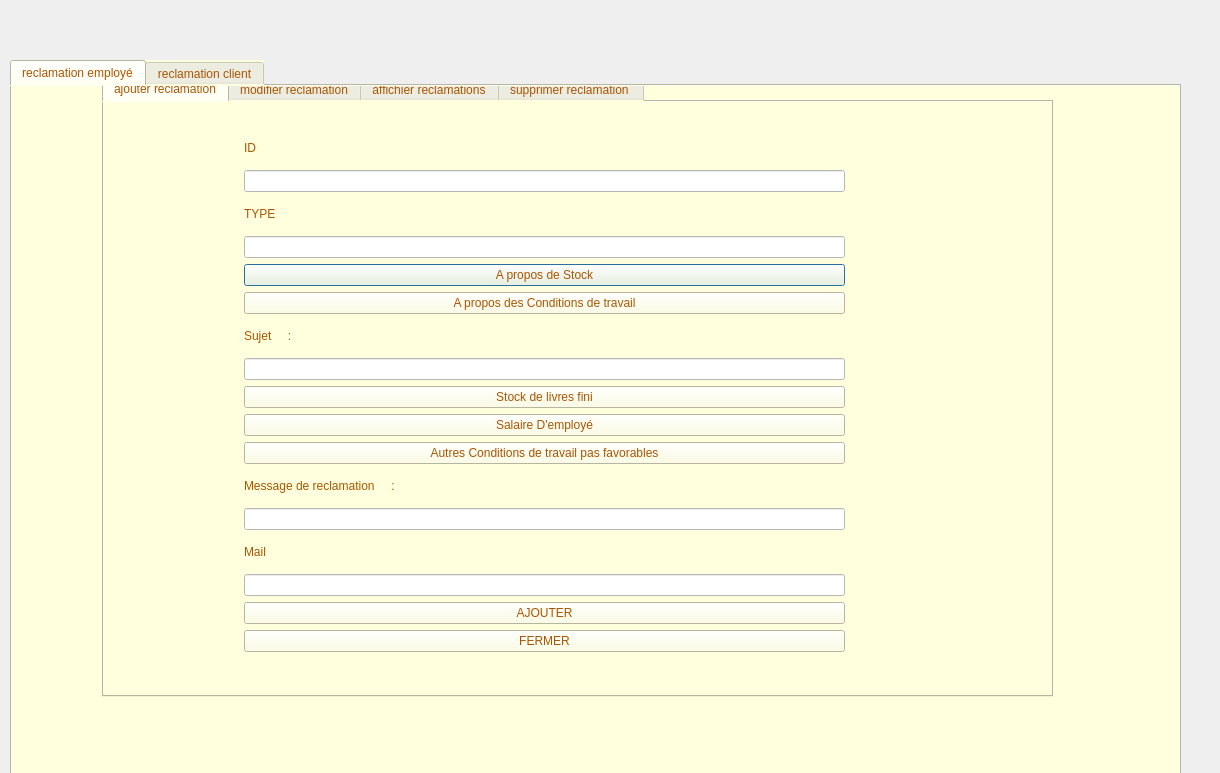
<?xml version="1.0" encoding="UTF-8"?>
<ui version="4.0">
 <class>passerreclamation</class>
 <widget class="QDialog" name="passerreclamation">
  <property name="geometry">
   <rect>
    <x>0</x>
    <y>0</y>
    <width>1220</width>
    <height>773</height>
   </rect>
  </property>
  <property name="windowTitle">
   <string>Dialog</string>
  </property>
  <widget class="QTabWidget" name="tabWidget">
   <property name="geometry">
    <rect>
     <x>10</x>
     <y>60</y>
     <width>1171</width>
     <height>731</height>
    </rect>
   </property>
   <property name="styleSheet">
    <string notr="true">font: 33pt &quot;MS Shell Dlg 2&quot;;
color: rgb(170, 85, 0);
background-color: rgb(255, 255, 222);</string>
   </property>
   <property name="currentIndex">
    <number>0</number>
   </property>
   <widget class="QWidget" name="tab">
    <attribute name="title">
     <string>reclamation employé</string>
    </attribute>
    <widget class="QTabWidget" name="tabWidget_4">
     <property name="geometry">
      <rect>
       <x>90</x>
       <y>-10</y>
       <width>951</width>
       <height>621</height>
      </rect>
     </property>
     <property name="styleSheet">
      <string notr="true">font: 75 9pt &quot;MS Shell Dlg 2&quot;;</string>
     </property>
     <property name="currentIndex">
      <number>0</number>
     </property>
     <widget class="QWidget" name="tab_7">
      <attribute name="title">
       <string>ajouter reclamation</string>
      </attribute>
      <widget class="QWidget" name="layoutWidget_2">
       <property name="geometry">
        <rect>
         <x>140</x>
         <y>30</y>
         <width>601</width>
         <height>520</height>
        </rect>
       </property>
       <layout class="QVBoxLayout" name="verticalLayout_5">
        <item>
         <widget class="QLabel" name="label_20">
          <property name="text">
           <string>ID</string>
          </property>
         </widget>
        </item>
        <item>
         <widget class="QLineEdit" name="lineEdit_18">
          <property name="styleSheet">
           <string notr="true">background-color: rgb(255, 255, 255);</string>
          </property>
         </widget>
        </item>
        <item>
         <widget class="QLabel" name="label_13">
          <property name="font">
           <font>
            <family>MS Shell Dlg 2</family>
            <pointsize>9</pointsize>
            <weight>9</weight>
            <italic>false</italic>
            <bold>false</bold>
           </font>
          </property>
          <property name="text">
           <string>TYPE</string>
          </property>
          <property name="alignment">
           <set>Qt::AlignLeading|Qt::AlignLeft|Qt::AlignVCenter</set>
          </property>
         </widget>
        </item>
        <item>
         <widget class="QLineEdit" name="lineEdit_7">
          <property name="styleSheet">
           <string notr="true">background-color: rgb(255, 255, 255);</string>
          </property>
         </widget>
        </item>
        <item>
         <widget class="QPushButton" name="pushButton_21">
          <property name="text">
           <string>A propos de Stock</string>
          </property>
         </widget>
        </item>
        <item>
         <widget class="QPushButton" name="pushButton_22">
          <property name="text">
           <string>A propos des Conditions de travail</string>
          </property>
         </widget>
        </item>
        <item>
         <widget class="QLabel" name="label_14">
          <property name="font">
           <font>
            <family>MS Shell Dlg 2</family>
            <pointsize>9</pointsize>
            <weight>9</weight>
            <italic>false</italic>
            <bold>false</bold>
           </font>
          </property>
          <property name="text">
           <string>Sujet     :</string>
          </property>
          <property name="alignment">
           <set>Qt::AlignLeading|Qt::AlignLeft|Qt::AlignVCenter</set>
          </property>
         </widget>
        </item>
        <item>
         <widget class="QLineEdit" name="lineEdit_8">
          <property name="enabled">
           <bool>false</bool>
          </property>
          <property name="styleSheet">
           <string notr="true">background-color: rgb(255, 255, 255);</string>
          </property>
         </widget>
        </item>
        <item>
         <widget class="QPushButton" name="pushButton_23">
          <property name="text">
           <string>Stock de livres fini</string>
          </property>
         </widget>
        </item>
        <item>
         <widget class="QPushButton" name="pushButton_24">
          <property name="text">
           <string>Salaire D'employé</string>
          </property>
         </widget>
        </item>
        <item>
         <widget class="QPushButton" name="pushButton_25">
          <property name="text">
           <string>Autres Conditions de travail pas favorables</string>
          </property>
         </widget>
        </item>
        <item>
         <widget class="QLabel" name="label_15">
          <property name="font">
           <font>
            <family>MS Shell Dlg 2</family>
            <pointsize>9</pointsize>
            <weight>9</weight>
            <italic>false</italic>
            <bold>false</bold>
           </font>
          </property>
          <property name="text">
           <string>Message de reclamation     :</string>
          </property>
          <property name="alignment">
           <set>Qt::AlignLeading|Qt::AlignLeft|Qt::AlignVCenter</set>
          </property>
         </widget>
        </item>
        <item>
         <widget class="QLineEdit" name="lineEdit_6">
          <property name="styleSheet">
           <string notr="true">background-color: rgb(255, 255, 255);</string>
          </property>
         </widget>
        </item>
        <item>
         <widget class="QLabel" name="label_12">
          <property name="text">
           <string>Mail</string>
          </property>
         </widget>
        </item>
        <item>
         <widget class="QLineEdit" name="lineEdit_17">
          <property name="styleSheet">
           <string notr="true">background-color: rgb(255, 255, 255);</string>
          </property>
         </widget>
        </item>
        <item>
         <widget class="QPushButton" name="pushButton_8">
          <property name="text">
           <string>AJOUTER</string>
          </property>
         </widget>
        </item>
        <item>
         <widget class="QPushButton" name="pushButton_35">
          <property name="text">
           <string>FERMER</string>
          </property>
         </widget>
        </item>
       </layout>
      </widget>
     </widget>
     <widget class="QWidget" name="tab_8">
      <attribute name="title">
       <string>modifier reclamation</string>
      </attribute>
      <widget class="QWidget" name="layoutWidget_3">
       <property name="geometry">
        <rect>
         <x>120</x>
         <y>20</y>
         <width>601</width>
         <height>570</height>
        </rect>
       </property>
       <layout class="QVBoxLayout" name="verticalLayout_6">
        <item>
         <widget class="QLabel" name="label_16">
          <property name="font">
           <font>
            <family>MS Shell Dlg 2</family>
            <pointsize>9</pointsize>
            <weight>9</weight>
            <italic>false</italic>
            <bold>false</bold>
           </font>
          </property>
          <property name="text">
           <string>ID</string>
          </property>
          <property name="alignment">
           <set>Qt::AlignLeading|Qt::AlignLeft|Qt::AlignVCenter</set>
          </property>
         </widget>
        </item>
        <item>
         <widget class="QComboBox" name="comboBox_3"/>
        </item>
        <item>
         <widget class="QLabel" name="label_17">
          <property name="font">
           <font>
            <family>MS Shell Dlg 2</family>
            <pointsize>9</pointsize>
            <weight>9</weight>
            <italic>false</italic>
            <bold>false</bold>
           </font>
          </property>
          <property name="text">
           <string>TYPE</string>
          </property>
          <property name="alignment">
           <set>Qt::AlignLeading|Qt::AlignLeft|Qt::AlignVCenter</set>
          </property>
         </widget>
        </item>
        <item>
         <widget class="QLineEdit" name="lineEdit_9">
          <property name="styleSheet">
           <string notr="true">background-color: rgb(255, 255, 255);</string>
          </property>
         </widget>
        </item>
        <item>
         <widget class="QPushButton" name="pushButton_26">
          <property name="styleSheet">
           <string notr="true">background-color: rgb(255, 255, 222);
</string>
          </property>
          <property name="text">
           <string>A propos de Stock</string>
          </property>
         </widget>
        </item>
        <item>
         <widget class="QPushButton" name="pushButton_27">
          <property name="styleSheet">
           <string notr="true">background-color: rgb(255, 255, 222);</string>
          </property>
          <property name="text">
           <string>A propos des Conditions de travail</string>
          </property>
         </widget>
        </item>
        <item>
         <widget class="QLabel" name="label_18">
          <property name="font">
           <font>
            <family>MS Shell Dlg 2</family>
            <pointsize>9</pointsize>
            <weight>9</weight>
            <italic>false</italic>
            <bold>false</bold>
           </font>
          </property>
          <property name="text">
           <string>Sujet     :</string>
          </property>
          <property name="alignment">
           <set>Qt::AlignLeading|Qt::AlignLeft|Qt::AlignVCenter</set>
          </property>
         </widget>
        </item>
        <item>
         <widget class="QLineEdit" name="lineEdit_10">
          <property name="enabled">
           <bool>false</bool>
          </property>
          <property name="styleSheet">
           <string notr="true">background-color: rgb(255, 255, 255);</string>
          </property>
         </widget>
        </item>
        <item>
         <widget class="QLabel" name="label_21">
          <property name="text">
           <string/>
          </property>
         </widget>
        </item>
        <item>
         <widget class="QPushButton" name="pushButton_28">
          <property name="text">
           <string>Stock de livres fini</string>
          </property>
         </widget>
        </item>
        <item>
         <widget class="QPushButton" name="pushButton_29">
          <property name="text">
           <string>Salaire D'employé</string>
          </property>
         </widget>
        </item>
        <item>
         <widget class="QPushButton" name="pushButton_30">
          <property name="text">
           <string>Autres Conditions de travail pas favorables</string>
          </property>
         </widget>
        </item>
        <item>
         <widget class="QLabel" name="label_19">
          <property name="font">
           <font>
            <family>MS Shell Dlg 2</family>
            <pointsize>9</pointsize>
            <weight>9</weight>
            <italic>false</italic>
            <bold>false</bold>
           </font>
          </property>
          <property name="text">
           <string>Message de reclamation     :</string>
          </property>
          <property name="alignment">
           <set>Qt::AlignLeading|Qt::AlignLeft|Qt::AlignVCenter</set>
          </property>
         </widget>
        </item>
        <item>
         <widget class="QLineEdit" name="lineEdit_16">
          <property name="styleSheet">
           <string notr="true">background-color: rgb(255, 255, 255);</string>
          </property>
         </widget>
        </item>
        <item>
         <widget class="QLabel" name="label_8">
          <property name="text">
           <string>Mail</string>
          </property>
         </widget>
        </item>
        <item>
         <widget class="QLineEdit" name="lineEdit_13">
          <property name="styleSheet">
           <string notr="true">background-color: rgb(255, 255, 255);</string>
          </property>
         </widget>
        </item>
        <item>
         <widget class="QPushButton" name="pushButton_33">
          <property name="text">
           <string>MODIFIER</string>
          </property>
         </widget>
        </item>
        <item>
         <widget class="QPushButton" name="pushButton_34">
          <property name="text">
           <string>FERMER</string>
          </property>
         </widget>
        </item>
       </layout>
      </widget>
     </widget>
     <widget class="QWidget" name="tab_9">
      <attribute name="title">
       <string>affichier reclamations</string>
      </attribute>
      <widget class="QWidget" name="layoutWidget_4">
       <property name="geometry">
        <rect>
         <x>80</x>
         <y>20</y>
         <width>701</width>
         <height>441</height>
        </rect>
       </property>
       <layout class="QVBoxLayout" name="verticalLayout_7">
        <item>
         <widget class="QTableView" name="tablreclamation_2">
          <property name="styleSheet">
           <string notr="true">background-color: rgb(255, 255, 255);</string>
          </property>
         </widget>
        </item>
        <item>
         <widget class="QPushButton" name="pushButton_9">
          <property name="text">
           <string>affichier</string>
          </property>
         </widget>
        </item>
        <item>
         <widget class="QPushButton" name="pushButton_2">
          <property name="text">
           <string>fermer</string>
          </property>
         </widget>
        </item>
       </layout>
      </widget>
     </widget>
     <widget class="QWidget" name="tab_10">
      <attribute name="title">
       <string>supprimer reclamation </string>
      </attribute>
      <widget class="QWidget" name="layoutWidget_5">
       <property name="geometry">
        <rect>
         <x>220</x>
         <y>200</y>
         <width>371</width>
         <height>121</height>
        </rect>
       </property>
       <layout class="QVBoxLayout" name="verticalLayout_8">
        <item>
         <widget class="QLabel" name="label_2">
          <property name="font">
           <font>
            <family>MS Shell Dlg 2</family>
            <pointsize>9</pointsize>
            <weight>9</weight>
            <italic>false</italic>
            <bold>false</bold>
           </font>
          </property>
          <property name="text">
           <string>Matricule:</string>
          </property>
         </widget>
        </item>
        <item>
         <widget class="QComboBox" name="comboBox_4"/>
        </item>
        <item>
         <widget class="QPushButton" name="pushButton_10">
          <property name="text">
           <string>SUPPRIMER</string>
          </property>
         </widget>
        </item>
        <item>
         <widget class="QPushButton" name="pushButton_7">
          <property name="text">
           <string>FERMER</string>
          </property>
         </widget>
        </item>
       </layout>
      </widget>
     </widget>
    </widget>
   </widget>
   <widget class="QWidget" name="tab_2">
    <attribute name="title">
     <string>reclamation client</string>
    </attribute>
    <widget class="QTabWidget" name="tabWidget_3">
     <property name="geometry">
      <rect>
       <x>120</x>
       <y>-10</y>
       <width>921</width>
       <height>621</height>
      </rect>
     </property>
     <property name="styleSheet">
      <string notr="true">font: 75 9pt &quot;MS Shell Dlg 2&quot;;</string>
     </property>
     <property name="currentIndex">
      <number>4</number>
     </property>
     <widget class="QWidget" name="tab_5">
      <attribute name="title">
       <string>ajouter reclamation</string>
      </attribute>
      <widget class="QWidget" name="layoutWidget">
       <property name="geometry">
        <rect>
         <x>100</x>
         <y>50</y>
         <width>611</width>
         <height>520</height>
        </rect>
       </property>
       <layout class="QVBoxLayout" name="verticalLayout">
        <item>
         <widget class="QLabel" name="label_3">
          <property name="text">
           <string>ID</string>
          </property>
         </widget>
        </item>
        <item>
         <widget class="QLineEdit" name="lineEdit_12">
          <property name="styleSheet">
           <string notr="true">background-color: rgb(255, 255, 255);</string>
          </property>
         </widget>
        </item>
        <item>
         <widget class="QLabel" name="label_4">
          <property name="font">
           <font>
            <family>MS Shell Dlg 2</family>
            <pointsize>9</pointsize>
            <weight>9</weight>
            <italic>false</italic>
            <bold>false</bold>
           </font>
          </property>
          <property name="text">
           <string>TYPE</string>
          </property>
          <property name="alignment">
           <set>Qt::AlignLeading|Qt::AlignLeft|Qt::AlignVCenter</set>
          </property>
         </widget>
        </item>
        <item>
         <widget class="QLineEdit" name="lineEdit_4">
          <property name="styleSheet">
           <string notr="true">background-color: rgb(255, 255, 255);</string>
          </property>
         </widget>
        </item>
        <item>
         <widget class="QPushButton" name="pushButton_12">
          <property name="text">
           <string>A propos Commande</string>
          </property>
         </widget>
        </item>
        <item>
         <widget class="QPushButton" name="pushButton_11">
          <property name="text">
           <string>A Propos de produit</string>
          </property>
         </widget>
        </item>
        <item>
         <widget class="QLabel" name="label_6">
          <property name="font">
           <font>
            <family>MS Shell Dlg 2</family>
            <pointsize>9</pointsize>
            <weight>9</weight>
            <italic>false</italic>
            <bold>false</bold>
           </font>
          </property>
          <property name="text">
           <string>Sujet     :</string>
          </property>
          <property name="alignment">
           <set>Qt::AlignLeading|Qt::AlignLeft|Qt::AlignVCenter</set>
          </property>
         </widget>
        </item>
        <item>
         <widget class="QLineEdit" name="lineEdit_2">
          <property name="enabled">
           <bool>false</bool>
          </property>
          <property name="styleSheet">
           <string notr="true">background-color: rgb(255, 255, 255);</string>
          </property>
         </widget>
        </item>
        <item>
         <widget class="QPushButton" name="pushButton_14">
          <property name="text">
           <string>Retard de commande</string>
          </property>
         </widget>
        </item>
        <item>
         <widget class="QPushButton" name="pushButton_13">
          <property name="text">
           <string>fausse commande (la personne , caracteristiques)</string>
          </property>
         </widget>
        </item>
        <item>
         <widget class="QPushButton" name="pushButton_15">
          <property name="text">
           <string>defaut de produit</string>
          </property>
         </widget>
        </item>
        <item>
         <widget class="QLabel" name="label_22">
          <property name="font">
           <font>
            <family>MS Shell Dlg 2</family>
            <pointsize>9</pointsize>
            <weight>9</weight>
            <italic>false</italic>
            <bold>false</bold>
           </font>
          </property>
          <property name="text">
           <string>Message de reclamation     :</string>
          </property>
          <property name="alignment">
           <set>Qt::AlignLeading|Qt::AlignLeft|Qt::AlignVCenter</set>
          </property>
         </widget>
        </item>
        <item>
         <widget class="QLineEdit" name="lineEdit_11">
          <property name="styleSheet">
           <string notr="true">background-color: rgb(255, 255, 255);</string>
          </property>
         </widget>
        </item>
        <item>
         <widget class="QLabel" name="label_7">
          <property name="font">
           <font>
            <family>MS Shell Dlg 2</family>
            <pointsize>9</pointsize>
            <weight>9</weight>
            <italic>false</italic>
            <bold>false</bold>
           </font>
          </property>
          <property name="text">
           <string>Mail :</string>
          </property>
          <property name="alignment">
           <set>Qt::AlignLeading|Qt::AlignLeft|Qt::AlignVCenter</set>
          </property>
         </widget>
        </item>
        <item>
         <widget class="QLineEdit" name="lineEdit_5">
          <property name="styleSheet">
           <string notr="true">background-color: rgb(255, 255, 255);</string>
          </property>
         </widget>
        </item>
        <item>
         <widget class="QPushButton" name="pushButton_3">
          <property name="text">
           <string>ajouter</string>
          </property>
         </widget>
        </item>
        <item>
         <widget class="QPushButton" name="pushButton_31">
          <property name="text">
           <string>fermer</string>
          </property>
         </widget>
        </item>
       </layout>
      </widget>
     </widget>
     <widget class="QWidget" name="tab_6">
      <attribute name="title">
       <string>modifier reclamation</string>
      </attribute>
      <widget class="QWidget" name="layoutWidget">
       <property name="geometry">
        <rect>
         <x>120</x>
         <y>20</y>
         <width>711</width>
         <height>591</height>
        </rect>
       </property>
       <layout class="QVBoxLayout" name="verticalLayout_2">
        <item>
         <widget class="QLabel" name="label_11">
          <property name="font">
           <font>
            <family>MS Shell Dlg 2</family>
            <pointsize>9</pointsize>
            <weight>9</weight>
            <italic>false</italic>
            <bold>false</bold>
           </font>
          </property>
          <property name="text">
           <string>ID</string>
          </property>
          <property name="alignment">
           <set>Qt::AlignLeading|Qt::AlignLeft|Qt::AlignVCenter</set>
          </property>
         </widget>
        </item>
        <item>
         <widget class="QComboBox" name="comboBox_5"/>
        </item>
        <item>
         <widget class="QLabel" name="label_5">
          <property name="font">
           <font>
            <family>MS Shell Dlg 2</family>
            <pointsize>9</pointsize>
            <weight>9</weight>
            <italic>false</italic>
            <bold>false</bold>
           </font>
          </property>
          <property name="text">
           <string>TYPE</string>
          </property>
          <property name="alignment">
           <set>Qt::AlignLeading|Qt::AlignLeft|Qt::AlignVCenter</set>
          </property>
         </widget>
        </item>
        <item>
         <widget class="QLineEdit" name="lineEdit">
          <property name="styleSheet">
           <string notr="true">background-color: rgb(255, 255, 255);</string>
          </property>
         </widget>
        </item>
        <item>
         <widget class="QPushButton" name="pushButton_16">
          <property name="styleSheet">
           <string notr="true">background-color: rgb(255, 255, 222);
</string>
          </property>
          <property name="text">
           <string>A propos Commande</string>
          </property>
         </widget>
        </item>
        <item>
         <widget class="QPushButton" name="pushButton_17">
          <property name="styleSheet">
           <string notr="true">background-color: rgb(255, 255, 222);</string>
          </property>
          <property name="text">
           <string>A Propos de produit</string>
          </property>
         </widget>
        </item>
        <item>
         <widget class="QLabel" name="label_9">
          <property name="font">
           <font>
            <family>MS Shell Dlg 2</family>
            <pointsize>9</pointsize>
            <weight>9</weight>
            <italic>false</italic>
            <bold>false</bold>
           </font>
          </property>
          <property name="text">
           <string>Sujet     :</string>
          </property>
          <property name="alignment">
           <set>Qt::AlignLeading|Qt::AlignLeft|Qt::AlignVCenter</set>
          </property>
         </widget>
        </item>
        <item>
         <widget class="QLineEdit" name="lineEdit_3">
          <property name="enabled">
           <bool>false</bool>
          </property>
          <property name="styleSheet">
           <string notr="true">background-color: rgb(255, 255, 255);</string>
          </property>
         </widget>
        </item>
        <item>
         <widget class="QPushButton" name="pushButton_18">
          <property name="text">
           <string>Retard de commande</string>
          </property>
         </widget>
        </item>
        <item>
         <widget class="QPushButton" name="pushButton_19">
          <property name="text">
           <string>fausse commande (la personne , caracteristiques)</string>
          </property>
         </widget>
        </item>
        <item>
         <widget class="QPushButton" name="pushButton_20">
          <property name="text">
           <string>defaut de produit</string>
          </property>
         </widget>
        </item>
        <item>
         <widget class="QLabel" name="label_10">
          <property name="font">
           <font>
            <family>MS Shell Dlg 2</family>
            <pointsize>9</pointsize>
            <weight>9</weight>
            <italic>false</italic>
            <bold>false</bold>
           </font>
          </property>
          <property name="text">
           <string>Message de reclamation     :</string>
          </property>
          <property name="alignment">
           <set>Qt::AlignLeading|Qt::AlignLeft|Qt::AlignVCenter</set>
          </property>
         </widget>
        </item>
        <item>
         <widget class="QLineEdit" name="lineEdit_15">
          <property name="styleSheet">
           <string notr="true">background-color: rgb(255, 255, 255);</string>
          </property>
         </widget>
        </item>
        <item>
         <widget class="QLabel" name="label_23">
          <property name="text">
           <string>MAIL</string>
          </property>
         </widget>
        </item>
        <item>
         <widget class="QLineEdit" name="lineEdit_14">
          <property name="styleSheet">
           <string notr="true">background-color: rgb(255, 255, 255);</string>
          </property>
         </widget>
        </item>
        <item>
         <widget class="QPushButton" name="pushButton_4">
          <property name="text">
           <string>Modifier</string>
          </property>
         </widget>
        </item>
        <item>
         <widget class="QPushButton" name="pushButton_32">
          <property name="text">
           <string>fermer</string>
          </property>
         </widget>
        </item>
       </layout>
      </widget>
     </widget>
     <widget class="QWidget" name="tab_3">
      <attribute name="title">
       <string>affichier reclamations</string>
      </attribute>
      <widget class="QWidget" name="layoutWidget">
       <property name="geometry">
        <rect>
         <x>80</x>
         <y>20</y>
         <width>701</width>
         <height>441</height>
        </rect>
       </property>
       <layout class="QVBoxLayout" name="verticalLayout_3">
        <item>
         <widget class="QTableView" name="tabreclamation">
          <property name="styleSheet">
           <string notr="true">background-color: rgb(255, 255, 255);</string>
          </property>
         </widget>
        </item>
        <item>
         <widget class="QPushButton" name="pushButton_37">
          <property name="text">
           <string>AFFICHIER</string>
          </property>
         </widget>
        </item>
        <item>
         <widget class="QPushButton" name="pushButton">
          <property name="text">
           <string>fermer</string>
          </property>
         </widget>
        </item>
       </layout>
      </widget>
     </widget>
     <widget class="QWidget" name="tab_4">
      <attribute name="title">
       <string>supprimer reclamation </string>
      </attribute>
      <widget class="QPushButton" name="pushButton_6">
       <property name="geometry">
        <rect>
         <x>550</x>
         <y>420</y>
         <width>271</width>
         <height>28</height>
        </rect>
       </property>
       <property name="text">
        <string>FERMER</string>
       </property>
      </widget>
      <widget class="QWidget" name="layoutWidget">
       <property name="geometry">
        <rect>
         <x>220</x>
         <y>200</y>
         <width>371</width>
         <height>111</height>
        </rect>
       </property>
       <layout class="QVBoxLayout" name="verticalLayout_4">
        <item>
         <widget class="QLabel" name="label">
          <property name="font">
           <font>
            <family>MS Shell Dlg 2</family>
            <pointsize>9</pointsize>
            <weight>9</weight>
            <italic>false</italic>
            <bold>false</bold>
           </font>
          </property>
          <property name="text">
           <string>Matricule:</string>
          </property>
         </widget>
        </item>
        <item>
         <widget class="QComboBox" name="comboBox_2"/>
        </item>
        <item>
         <widget class="QPushButton" name="pushButton_5">
          <property name="text">
           <string>SUPPRIMER</string>
          </property>
         </widget>
        </item>
       </layout>
      </widget>
     </widget>
     <widget class="QWidget" name="tab_11">
      <attribute name="title">
       <string>rechercher reclamation</string>
      </attribute>
      <layout class="QGridLayout" name="gridLayout">
       <item row="0" column="0">
        <widget class="QLabel" name="label_24">
         <property name="text">
          <string/>
         </property>
        </widget>
       </item>
       <item row="0" column="1">
        <layout class="QVBoxLayout" name="verticalLayout_9">
         <item>
          <widget class="QTableView" name="tableView">
           <property name="styleSheet">
            <string notr="true">background-color: rgb(255, 255, 255);</string>
           </property>
          </widget>
         </item>
         <item>
          <widget class="QLineEdit" name="lineEdit_19">
           <property name="styleSheet">
            <string notr="true">background-color: rgb(255, 255, 255);</string>
           </property>
          </widget>
         </item>
         <item>
          <widget class="QPushButton" name="pushButton_36">
           <property name="text">
            <string>rechercher avec l'id</string>
           </property>
          </widget>
         </item>
         <item>
          <widget class="QPushButton" name="pushButton_38">
           <property name="text">
            <string>FERMER</string>
           </property>
          </widget>
         </item>
        </layout>
       </item>
      </layout>
     </widget>
    </widget>
   </widget>
  </widget>
 </widget>
 <resources/>
 <connections/>
</ui>
